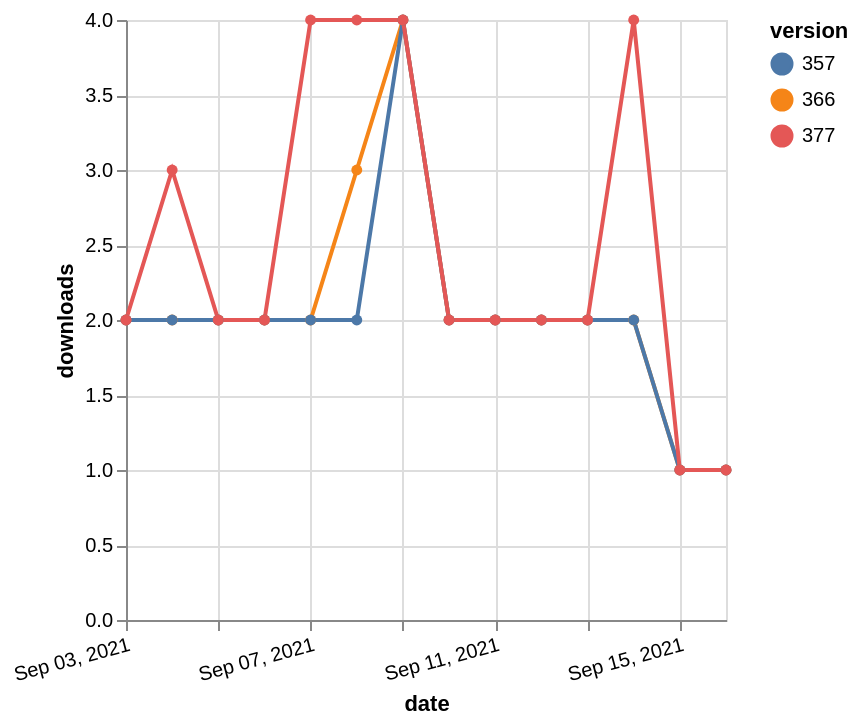

The specification (Vega-Lite) saved for this image:
### Vega-Lite specification from a JSON file in a GitHub repository (floating-point values rounded to 4 significant figures)
{"$schema": "https://vega.github.io/schema/vega-lite/v5.json", "description": "A simple bar chart with embedded data.", "data": {"values": [{"date": "2021-09-03", "total": 2453, "delta": 2, "version": "366"}, {"date": "2021-09-04", "total": 2455, "delta": 2, "version": "366"}, {"date": "2021-09-05", "total": 2457, "delta": 2, "version": "366"}, {"date": "2021-09-06", "total": 2459, "delta": 2, "version": "366"}, {"date": "2021-09-07", "total": 2461, "delta": 2, "version": "366"}, {"date": "2021-09-08", "total": 2464, "delta": 3, "version": "366"}, {"date": "2021-09-09", "total": 2468, "delta": 4, "version": "366"}, {"date": "2021-09-10", "total": 2470, "delta": 2, "version": "366"}, {"date": "2021-09-11", "total": 2472, "delta": 2, "version": "366"}, {"date": "2021-09-12", "total": 2474, "delta": 2, "version": "366"}, {"date": "2021-09-13", "total": 2476, "delta": 2, "version": "366"}, {"date": "2021-09-14", "total": 2478, "delta": 2, "version": "366"}, {"date": "2021-09-15", "total": 2479, "delta": 1, "version": "366"}, {"date": "2021-09-16", "total": 2480, "delta": 1, "version": "366"}, {"date": "2021-09-03", "total": 2381, "delta": 2, "version": "357"}, {"date": "2021-09-04", "total": 2383, "delta": 2, "version": "357"}, {"date": "2021-09-05", "total": 2385, "delta": 2, "version": "357"}, {"date": "2021-09-06", "total": 2387, "delta": 2, "version": "357"}, {"date": "2021-09-07", "total": 2389, "delta": 2, "version": "357"}, {"date": "2021-09-08", "total": 2391, "delta": 2, "version": "357"}, {"date": "2021-09-09", "total": 2395, "delta": 4, "version": "357"}, {"date": "2021-09-10", "total": 2397, "delta": 2, "version": "357"}, {"date": "2021-09-11", "total": 2399, "delta": 2, "version": "357"}, {"date": "2021-09-12", "total": 2401, "delta": 2, "version": "357"}, {"date": "2021-09-13", "total": 2403, "delta": 2, "version": "357"}, {"date": "2021-09-14", "total": 2405, "delta": 2, "version": "357"}, {"date": "2021-09-15", "total": 2406, "delta": 1, "version": "357"}, {"date": "2021-09-16", "total": 2407, "delta": 1, "version": "357"}, {"date": "2021-09-03", "total": 2107, "delta": 2, "version": "377"}, {"date": "2021-09-04", "total": 2110, "delta": 3, "version": "377"}, {"date": "2021-09-05", "total": 2112, "delta": 2, "version": "377"}, {"date": "2021-09-06", "total": 2114, "delta": 2, "version": "377"}, {"date": "2021-09-07", "total": 2118, "delta": 4, "version": "377"}, {"date": "2021-09-08", "total": 2122, "delta": 4, "version": "377"}, {"date": "2021-09-09", "total": 2126, "delta": 4, "version": "377"}, {"date": "2021-09-10", "total": 2128, "delta": 2, "version": "377"}, {"date": "2021-09-11", "total": 2130, "delta": 2, "version": "377"}, {"date": "2021-09-12", "total": 2132, "delta": 2, "version": "377"}, {"date": "2021-09-13", "total": 2134, "delta": 2, "version": "377"}, {"date": "2021-09-14", "total": 2138, "delta": 4, "version": "377"}, {"date": "2021-09-15", "total": 2139, "delta": 1, "version": "377"}, {"date": "2021-09-16", "total": 2140, "delta": 1, "version": "377"}]}, "width": "container", "mark": {"type": "line", "point": {"filled": true}}, "encoding": {"x": {"field": "date", "type": "temporal", "timeUnit": "yearmonthdate", "title": "date", "axis": {"labelAngle": -15}}, "y": {"field": "delta", "type": "quantitative", "title": "downloads"}, "color": {"field": "version", "type": "nominal"}, "tooltip": {"field": "delta"}}}
